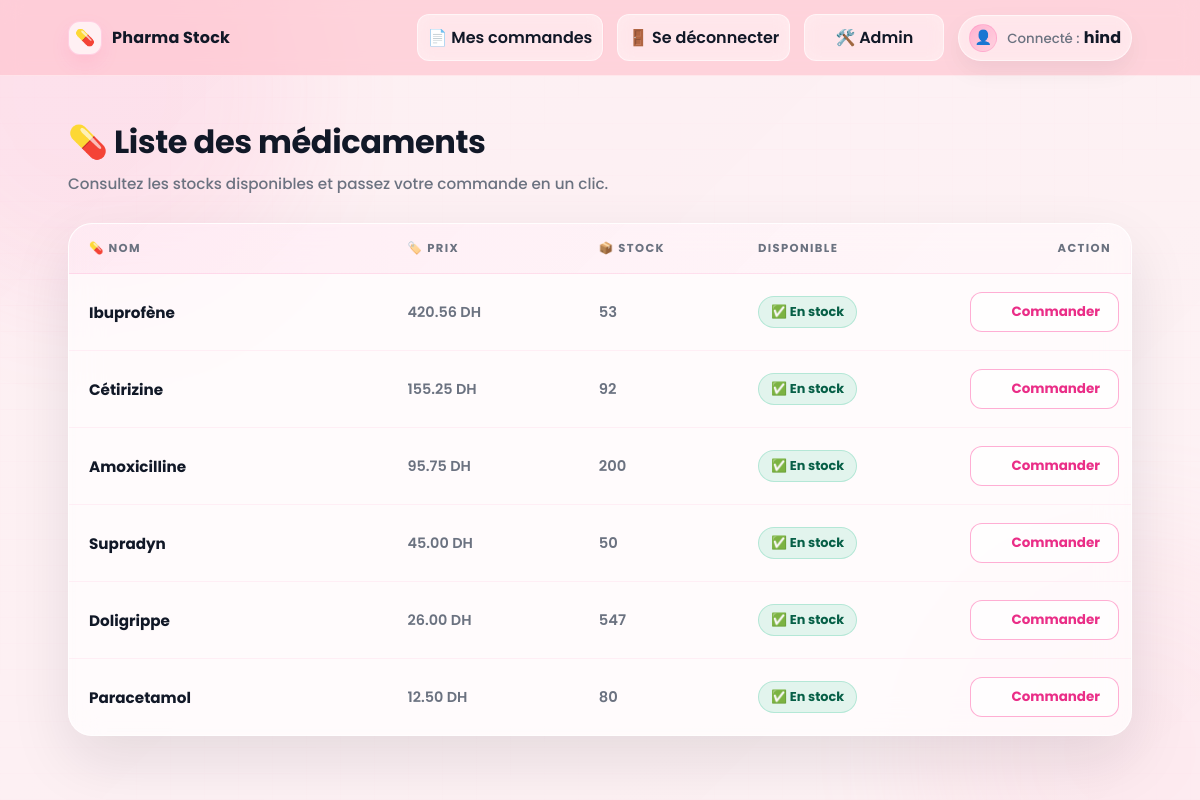
The app's page /home/ (signed in) with its own data.
### pharmacie/models.py (models this page shows, shortened)
class Medicament(models.Model):
    nom = models.CharField(max_length=100)
    description = models.TextField(blank=True)
    prix = models.DecimalField(max_digits=10, decimal_places=2)
    stock = models.PositiveIntegerField(default=0)
    date_ajout = models.DateTimeField(auto_now_add=True)
    @property
    def disponible(self):
        return self.stock > 0

### pharmacie/views.py (the view)
# urls.py: 2. Add a URL to urlpatterns:  path('', views.home, name='home')
@login_required
def home(request):
    medicaments = Medicament.objects.all().order_by("-date_ajout")
    return render(request, "pharmacie/home.html", {"medicaments": medicaments})

### pharmacie/templates/pharmacie/home.html (shortened to what this page needs)
{% extends "pharmacie/base.html" %}
{% block content %}
  <div class="page-title">
    <h1>💊 Liste des médicaments</h1>
    <p>Consultez les stocks disponibles et passez votre commande en un clic.</p>
  </div>
  <div class="glass-card">
    <table class="table">
      <colgroup>
        <col class="col-nom">
        <col class="col-prix">
        <col class="col-stock">
        <col class="col-dispo">
        <col class="col-action">
      </colgroup>
      <thead>
        <tr>
          <th>💊 Nom</th>
          <th>🏷️ Prix</th>
          <th>📦 Stock</th>
          <th>Disponible</th>
          <th class="right">Action</th>
        </tr>
      </thead>
      <tbody>
        {% for m in medicaments %}
        <tr>
          <td class="td-name" data-label="Nom">
            <strong>{{ m.nom }}</strong>
          </td>
          <td class="td-prix" data-label="Prix">
            {{ m.prix }} DH
          </td>
          <td class="td-stock" data-label="Stock">
            {{ m.stock }}
          </td>
          <td data-label="Disponible">
            {% if m.disponible %}
              <span class="badge-stock">✅ En stock</span>
            {% else %}
              <span class="badge-out">⛔ Rupture</span>
            {% endif %}
          </td>
          <td class="td-action" data-label="Action">
            {% if m.stock > 0 %}
              <a class="btn-commander" href="{% url 'pharmacie:commander' m.id %}">
                Commander
              </a>
            {% else %}
              <span class="btn-disabled">Indisponible</span>
            {% endif %}
          </td>
        </tr>
        {% endfor %}
      </tbody>
    </table>
  </div>
{% endblock %}

### pharmacie/templates/pharmacie/base.html (shortened to what this page needs)
<!DOCTYPE html>
<html lang="fr">
<head>
</head>
<body>
  <div class="blob one"></div>
  <div class="blob two"></div>
  <header class="nav">
    <div class="nav-inner">
      <a class="brand" href="{% url 'pharmacie:home' %}">
        <span class="pill">💊</span>
        <span>Pharma Stock</span>
      </a>
      <div class="nav-right">
        {% if user.is_authenticated %}
          <a class="ghost-link" href="{% url 'pharmacie:mes_commandes' %}">📄 Mes commandes</a>
          <a class="ghost-link" href="{% url 'pharmacie:logout' %}">🚪 Se déconnecter</a>
        {% else %}
          <a class="ghost-link" href="{% url 'pharmacie:login' %}">🔐 Connexion</a>
          <a class="ghost-link" href="{% url 'pharmacie:signup' %}">✨ Inscription</a>
        {% endif %}
        <a class="ghost-link" href="/admin/">🛠️ Admin</a>
        {% if user.is_authenticated %}
          <div class="profile" title="Profil">
            <div class="avatar">👤</div>
            <div>
              <small>Connecté :</small> <b>{{ user.username }}</b>
            </div>
          </div>
        {% endif %}
      </div>
    </div>
  </header>
  <main class="container">
    {% block content %}{% endblock %}
  </main>
</body>
</html>

### pharmacie/templates/pharmacie/base.html (style rules this page uses)
:root { --bg: #fdf2f4; --pink-50: #fff7f9; --pink-100:#ffe7ee; --pink-200:#ffd0de; --pink-300:#ffb3cd; --fuchsia:#ff4fa0; --fuchsia-dark:#ea2d87; --text:#1f2937; --muted:#6b7280; --glass: rgba(255,255,255,.55); --glass-border: rgba(255,79,160,.18); --shadow: 0 20px 50px rgba(16, 24, 40, .10); --shadow-soft: 0 10px 30px rgba(16, 24, 40, .08); --radius: 20px; }
* { box-sizing:border-box; }
body { margin:0; font-family:"Poppins", system-ui, -apple-system, Segoe UI, Roboto, Arial, sans-serif; color:var(--text); background: var(--bg); min-height:100vh; position:relative; overflow-x:hidden; }
body::before { content:""; position:fixed; inset:0; pointer-events:none; background: radial-gradient(circle at 20% 18%, rgba(255,79,160,.06) 0 2px, transparent 3px 100%), radial-gradient(circle at 70% 30%, rgba(255,79,160,.05) 0 2px, transparent 3px 100%), radial-gradient(circle at 38% 76%, rgba(255,79,160,.05) 0 2px, transparent 3px 100%), radial-gradient(circle at 85% 78%, rgba(255,79,160,.04) 0 2px, transparent 3px 100%), linear-gradient(135deg, rgba(255,79,160,.04), rgba(255,255,255,.0)), repeating-linear-gradient(0deg, rgba(255,79,160,.04) 0 1px, transparent 1px 26px), repeating-linear-gradient(90deg, rgba(255,79,160,.02) 0 1px, transparent 1px 34px); mix-blend-mode:multiply; opacity:.35; }
.blob { position:fixed; width:420px; height:420px; border-radius:50%; filter: blur(60px); opacity:.25; pointer-events:none; z-index:0; }
.blob.one { top:-120px; left:-120px; background: rgba(255,79,160,.35); }
.blob.two { bottom:-160px; right:-140px; background: rgba(255,179,205,.45); }
.nav { position:sticky; top:0; z-index:10; background: rgba(255, 192, 203, .60); backdrop-filter: blur(10px); border-bottom: 1px solid rgba(255,255,255,.45); }
.nav-inner { max-width: 1100px; margin: 0 auto; padding: 14px 18px; display:flex; align-items:center; justify-content:space-between; gap:16px; }
.brand { display:flex; align-items:center; gap:10px; font-weight:700; letter-spacing:.2px; color:#111827; text-decoration:none; user-select:none; }
.brand .pill { width:34px;height:34px; display:grid;place-items:center; background: rgba(255,255,255,.7); border: 1px solid rgba(255,79,160,.20); border-radius: 12px; box-shadow: 0 8px 18px rgba(255,79,160,.12); }
.nav-right { display:flex; align-items:center; gap:14px; flex-wrap:wrap; justify-content:flex-end; }
.profile { display:flex; align-items:center; gap:10px; padding: 8px 10px; border-radius: 999px; background: rgba(255,255,255,.55); border: 1px solid rgba(255,255,255,.55); backdrop-filter: blur(8px); box-shadow: 0 10px 25px rgba(16,24,40,.06); }
.avatar { width:28px;height:28px; border-radius:50%; display:grid;place-items:center; background: linear-gradient(135deg, rgba(255,79,160,.35), rgba(255,179,205,.40)); border: 1px solid rgba(255,79,160,.18); color:#111827; font-size:14px; }
.profile small { color:var(--muted); font-weight:500; }
.profile b { color:#111827; font-weight:700; }
.ghost-link { position:relative; text-decoration:none; color:#111827; font-weight:600; padding:10px 10px; border-radius: 12px; transition: transform .15s ease, background .15s ease; background: rgba(255,255,255,.55); border: 1px solid rgba(255,255,255,.55); backdrop-filter: blur(8px); display:inline-flex; align-items:center; gap:8px; min-width: 140px; justify-content:center; }
.ghost-link::after { content:""; position:absolute; left:18px; right:18px; bottom:6px; height:2px; background: linear-gradient(90deg, transparent, rgba(255,79,160,.9), transparent); transform: scaleX(0); transform-origin:center; transition: transform .2s ease; border-radius: 999px; }
.container { position:relative; z-index:1; max-width: 1100px; margin: 0 auto; padding: 26px 18px 60px; }

### records on screen
Medicament: nom "Ibuprofène", prix "420.56", stock "53", shows "✅ En stock", shows "Commander"
Medicament: nom "Cétirizine", prix "155.25", stock "92", shows "✅ En stock", shows "Commander"
Medicament: nom "Amoxicilline", prix "95.75", stock "200", shows "✅ En stock", shows "Commander"
Medicament: nom "Supradyn", prix "45.00", stock "50", shows "✅ En stock", shows "Commander"
Medicament: nom "Doligrippe", prix "26.00", stock "547", shows "✅ En stock", shows "Commander"
Medicament: nom "Paracetamol", prix "12.50", stock "80", shows "✅ En stock", shows "Commander"

### other values on screen
{{ user.username }} "hind"
